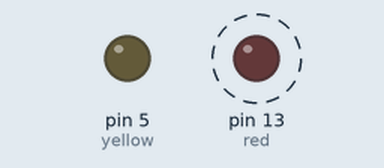
The sketch below on a simulated Arduino Uno, built with avr-gcc and run on an emulated ATmega328P. On the bench: output pins drawn as LEDs (lit = HIGH). Dashed ring = blinking.

Above: at 0.2 s.
Timing chart, 0 to 3.0 s (numbered marks = the images above):
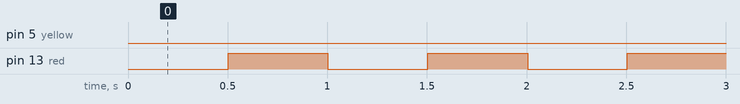

The sketch:

__not_statements.ino
```cpp
int red=13;
int yellow=5;
long currenttime=0;
long currenttime2=0;

void setup() {

pinMode(red, OUTPUT);
pinMode(yellow, OUTPUT);
}

void loop() {

if (millis()>10000) {
 if (millis()-currenttime2>500){
        digitalWrite(yellow,!digitalRead(yellow));
      currenttime2 =millis();
 }


}
if (millis()-currenttime>500)

  {
  digitalWrite(red,!digitalRead(red));
  currenttime =millis();  //currenttime gets set to millis
  }


}
```

Measured:
- by itself, pin 5 (yellow): LOW → HIGH at 10.0 s, → LOW 0.50 s later, → HIGH 0.50 s later, → LOW 0.50 s later, … (240 changes in this stretch)
- by itself, pin 13 (red): alternates HIGH for 0.50 s and LOW for 0.50 s
